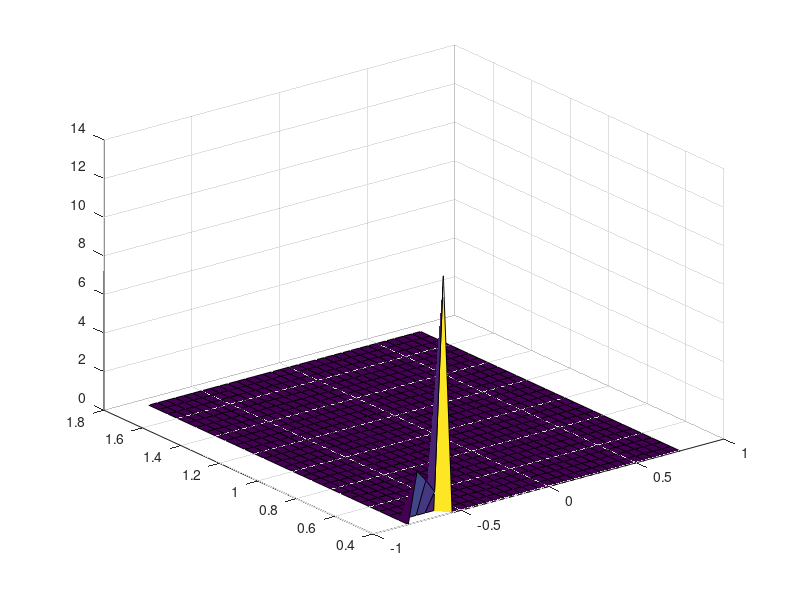

MATLAB code for this plot:
clc; clear all; close all;
load sata.mat
x = -0.8:0.05:0.8-0.05;
y = 0.4:0.05:1.8-0.05;

mat = abs(mat);
% error_x,error_y,error_rot,dataFlag

er_x = mean(mat(:,:,3,:),4);
er_y = mean(mat(:,:,4,:),4);
er_t = sqrt(er_x.^2+er_y.^2);
% er_b = mean(mat(:,:,5,:),4);
% er_b = max(mat(:,:,5,:),[],4);
er_b = min(mat(:,:,5,:),[],4);

det  = mean(mat(:,:,6,:),4);

[xx,yy] = meshgrid(x,y);

% surf(xx,yy,er_t')
surf(xx,yy,er_b')
% surf(xx,yy,det')